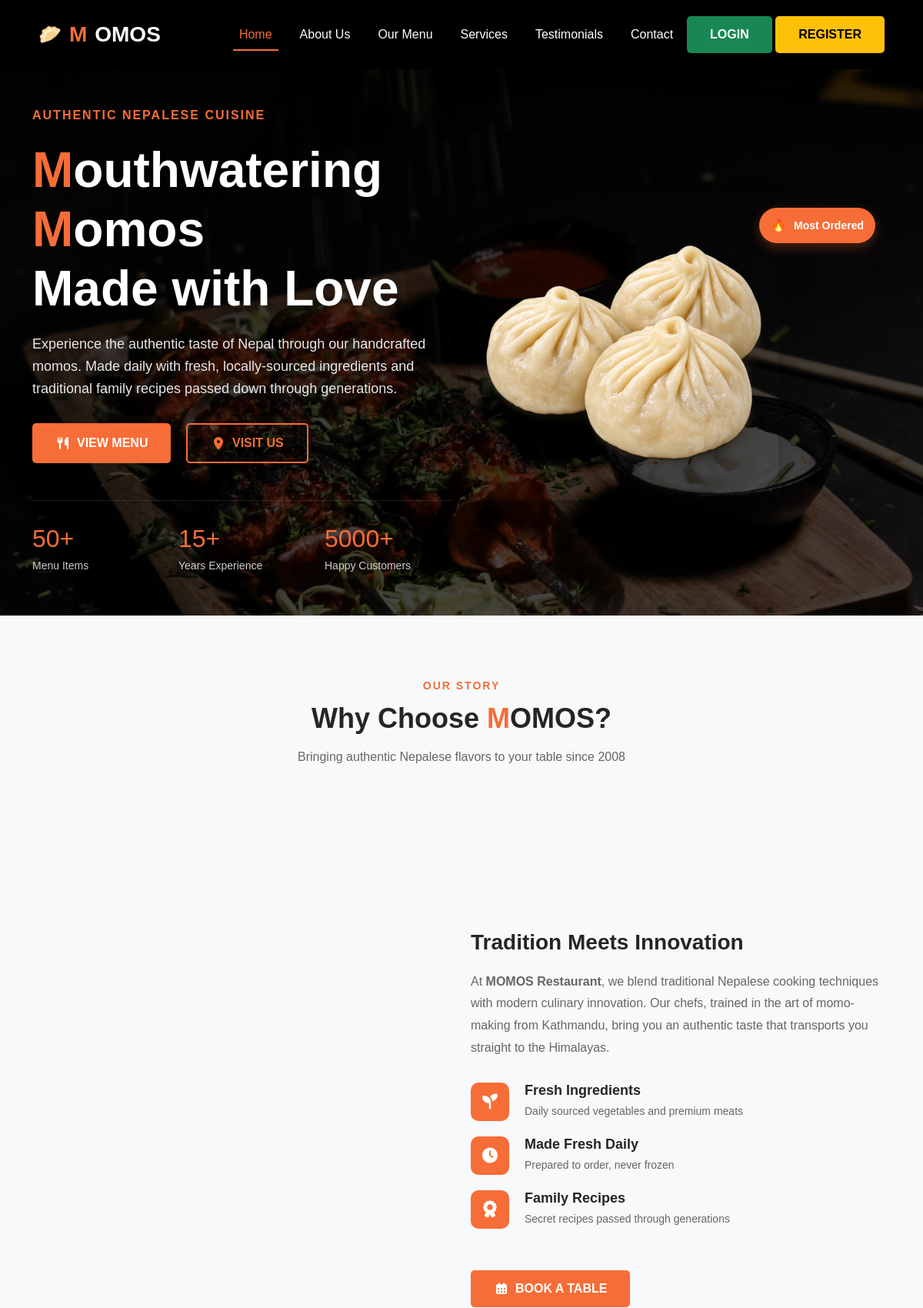
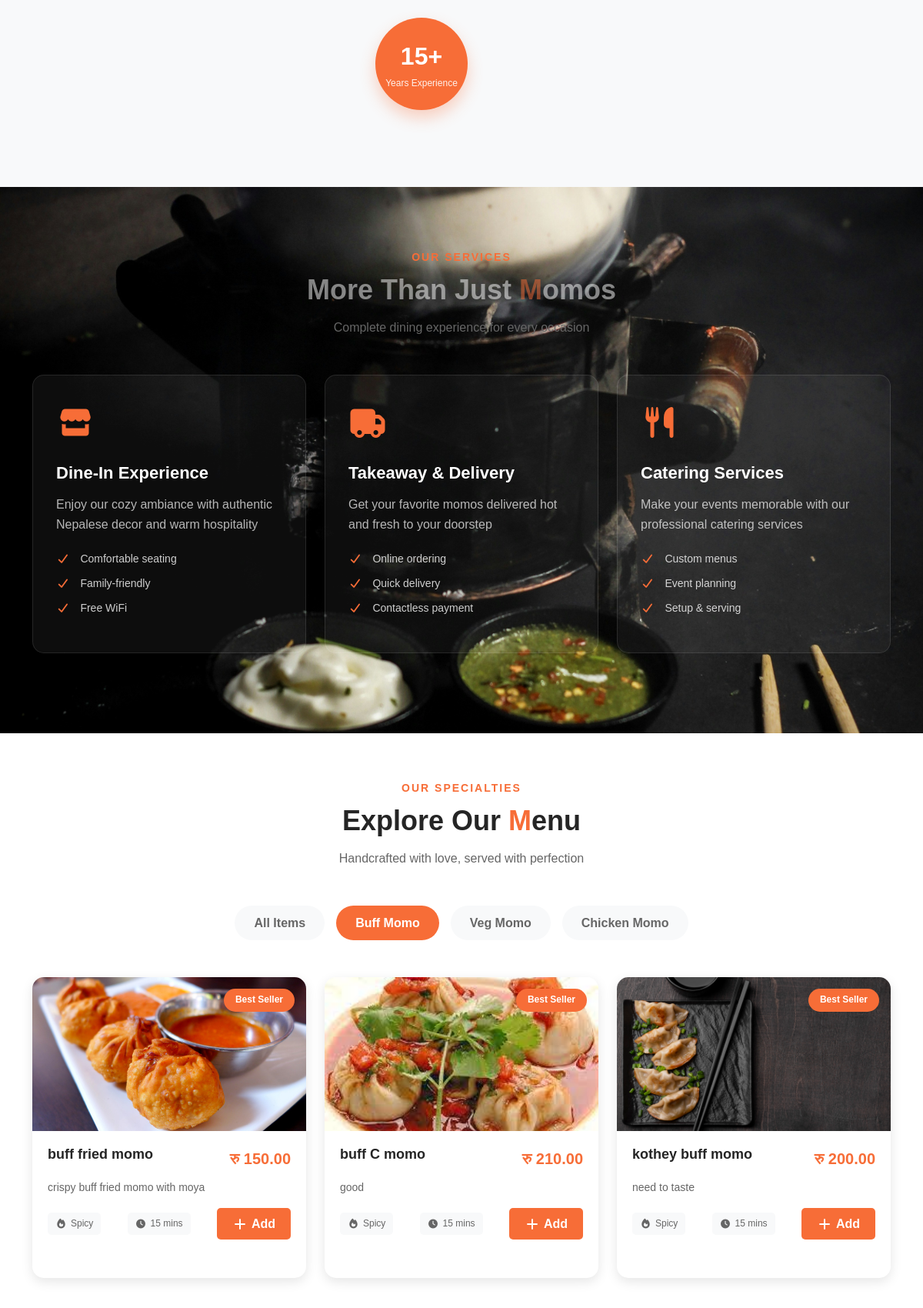
/?category=1 (upper part), run on the app's committed database (2 pictures, top to bottom).
### core/models.py (models this page shows, shortened)
class Category(models.Model):
    title=models.CharField(max_length=200)
    image=models.ImageField(upload_to="category_images",null=True)

class Momo(models.Model):
    name=models.CharField(max_length=200) #buff fried momo
    category=models.ForeignKey(Category, on_delete=models.CASCADE,related_name="items") #buff
    desc=models.TextField()
    price=models.DecimalField(max_digits=8,decimal_places=2)
    image=models.ImageField(upload_to="images")
    is_available=models.BooleanField(default=True)
    created_at=models.DateField(auto_now_add=True)
    update_at=models.DateTimeField(auto_now=True)

### core/views.py (the view, shortened to what this page needs)
# urls.py: path("",index,name="index"),
def index(request):
    category=Category.objects.all()
    cateid=request.GET.get('category') #"2","all"
    if cateid == 'all':
        momo=Momo.objects.filter(is_available=True)
    elif cateid:
        momo=Momo.objects.filter(is_available=True,category=cateid)
    else:
        momo=Momo.objects.filter(is_available=True)
    context={
        'category':category,
        "momo":momo
        }
    return render(request,'core/index.html',context)

### core/current.py (called while the page is built)
def current_time(request):
    return {'date':datetime.now()}

### core/templates/core/index.html (shortened to what this page needs)
{% extends "base.html" %}
{% load static %}
{% block content %}
   <section id="home" class="hero-section">
      <div class="container">
         <div class="row align-items-center">
            <div class="col-lg-6 col-md-12">
               <div class="hero-content">
                  <span class="hero-subtitle" data-aos="zoom-out-down"  data-aos-duration="2000">Authentic Nepalese Cuisine</span>
                  <h1 class="hero-title" data-aos="zoom-in-down"  data-aos-duration="2000">
                     <span class="text-orange">M</span>outhwatering<br>
                     <span class="text-orange">M</span>omos<br>
                     Made with Love
                  </h1>
                  <p class="hero-description">
                     Experience the authentic taste of Nepal through our handcrafted momos. Made daily with fresh,
                     locally-sourced ingredients and traditional family recipes passed down through generations.
                  </p>
                  <div class="hero-buttons">
                     <a href="#menu" class="btn btn-primary" data-aos="zoom-out-down"  data-aos-duration="2000">
                        <i class="fas fa-utensils me-2" ></i>View Menu
                     </a>
                     <a href="#contact" class="btn btn-outline"  data-aos="zoom-out-up"  data-aos-duration="2000">
                        <i class="fas fa-map-marker-alt me-2"></i>Visit Us
                     </a>
                  </div>
                  <div class="hero-stats mt-5">
                     <div class="row">
                        <div class="col-4">
                           <div class="stat-item">
                              <h3>50+</h3>
                              <p>Menu Items</p>
                           </div>
                        </div>
                        <div class="col-4">
                           <div class="stat-item">
                              <h3>15+</h3>
                              <p>Years Experience</p>
                           </div>
                        </div>
                        <div class="col-4">
                           <div class="stat-item">
                              <h3>5000+</h3>
                              <p>Happy Customers</p>
                           </div>
                        </div>
                     </div>
                  </div>
               </div>
            </div>
            <div class="col-lg-6 col-md-12">
               <div class="hero-image">
                  <img src="{% static 'images/mo_mo.png' %}" alt="Delicious momos platter" class="img-fluid">
                  <div class="floating-badge">
                     <span>🔥</span>
                     <small>Most Ordered</small>
                  </div>
               </div>
            </div>
         </div>
      </div>
   </section>
   <section id="about" class="about-section section-padding">
      <div class="container">
         <div class="section-header text-center mb-5">
            <span class="section-subtitle">Our Story</span>
            <h2 class="section-title">Why Choose <span class="text-orange">M</span>OMOS?</h2>
            <p class="section-description">Bringing authentic Nepalese flavors to your table since 2008</p>
         </div>
         <div class="row align-items-center">
            <div class="col-lg-6 col-md-12">
               <div class="about-image-wrapper">
                  <img src="{% static 'images/eating.jpg' %}" data-aos="flip-up"  data-aos-duration="3000" alt="Chef preparing momos" class="about-image img-fluid">
                  <div class="experience-badge">
                     <span>15+</span>
                     <small>Years Experience</small>
                  </div>
               </div>
            </div>
            <div class="col-lg-6 col-md-12">
               <div class="about-content">
                  <h3 class="about-heading">Tradition Meets Innovation</h3>
                  <p class="about-text">
                     At <strong>MOMOS Restaurant</strong>, we blend traditional Nepalese cooking techniques with
                     modern culinary innovation. Our chefs, trained in the art of momo-making from Kathmandu,
                     bring you an authentic taste that transports you straight to the Himalayas.
                  </p>
                  <div class="features-list">
                     <div class="feature-item">
                        <div class="feature-icon">
                           <i class="fas fa-seedling"></i>
                        </div>
                        <div class="feature-content">
                           <h5>Fresh Ingredients</h5>
                           <p>Daily sourced vegetables and premium meats</p>
                        </div>
                     </div>
                     <div class="feature-item">
                        <div class="feature-icon">
                           <i class="fas fa-clock"></i>
                        </div>
                        <div class="feature-content">
                           <h5>Made Fresh Daily</h5>
                           <p>Prepared to order, never frozen</p>
                        </div>
                     </div>
                     <div class="feature-item">
                        <div class="feature-icon">
                           <i class="fas fa-award"></i>
                        </div>
                        <div class="feature-content">
                           <h5>Family Recipes</h5>
                           <p>Secret recipes passed through generations</p>
                        </div>
                     </div>
                  </div>
                  <a href="#contact" class="btn btn-primary mt-4">
                     <i class="fas fa-calendar-alt me-2"></i>Book a Table
                  </a>
               </div>
            </div>
         </div>
      </div>
   </section>
   <section id="services" class="services-section section-padding">
      <div class="container">
         <div class="section-header text-center mb-5">
            <span class="section-subtitle">Our Services</span>
            <h2 class="section-title text-white opacity-50">More Than Just <span class="text-orange">M</span>omos</h2>
            <p class="section-description">Complete dining experience for every occasion</p>
         </div>
         <div class="row">
            <div class="col-lg-4 col-md-6 mb-4">
               <div class="service-card">
                  <div class="service-icon">
                     <i class="fas fa-store"></i>
                  </div>
                  <h3>Dine-In Experience</h3>
                  <p>Enjoy our cozy ambiance with authentic Nepalese decor and warm hospitality</p>
                  <ul class="service-features">
                     <li><i class="fas fa-check"></i> Comfortable seating</li>
                     <li><i class="fas fa-check"></i> Family-friendly</li>
                     <li><i class="fas fa-check"></i> Free WiFi</li>
                  </ul>
               </div>
            </div>
            <div class="col-lg-4 col-md-6 mb-4">
               <div class="service-card">
                  <div class="service-icon">
                     <i class="fas fa-truck"></i>
                  </div>
                  <h3>Takeaway & Delivery</h3>
                  <p>Get your favorite momos delivered hot and fresh to your doorstep</p>
                  <ul class="service-features">
                     <li><i class="fas fa-check"></i> Online ordering</li>
                     <li><i class="fas fa-check"></i> Quick delivery</li>
                     <li><i class="fas fa-check"></i> Contactless payment</li>
                  </ul>
               </div>
            </div>
            <div class="col-lg-4 col-md-6 mb-4">
               <div class="service-card">
                  <div class="service-icon">
                     <i class="fas fa-utensils"></i>
                  </div>
                  <h3>Catering Services</h3>
                  <p>Make your events memorable with our professional catering services</p>
                  <ul class="service-features">
                     <li><i class="fas fa-check"></i> Custom menus</li>
                     <li><i class="fas fa-check"></i> Event planning</li>
                     <li><i class="fas fa-check"></i> Setup & serving</li>
                  </ul>
               </div>
            </div>
         </div>
      </div>
   </section>
   <section id="menu" class="menu-section section-padding" id="menufull">
      <div class="container">
         <div class="section-header text-center mb-5">
            <span class="section-subtitle">Our Specialties</span>
            <h2 class="section-title">Explore Our <span class="text-orange">M</span>enu</h2>
            <p class="section-description">Handcrafted with love, served with perfection</p>
         </div>
         <div class="menu-categories mb-5">
            <a href="?category=all#menu"><button class="category-btn " data-filter="all">All Items</button></a>
            {% for i in category %}
            <a href="?category={{i.id}}#menu"><button class="category-btn {% if request.GET.category == i.id|stringformat:'s' %}
              active
            {% endif %}" >{{i.title}} Momo</button></a>
             {% endfor %}
         </div>
         <div class="row menu-grid">
            {% for i in momo %}
            <div class="col-lg-4 col-md-6 menu-item" data-category="buff">
               <div class="menu-card">
                  <div class="menu-image">
                     <img src="{{i.image.url}}" alt="Buff Steam Momo">
                     <span class="menu-badge">Best Seller</span>
                  </div>
                  <div class="menu-content">
                     <div class="menu-header">
                        <h4>{{i.name}}</h4>
                        <span class="menu-price">रु {{i.price}}</span>
                     </div>
                     <p>{{i.desc}}</p>
                     <div class="menu-footer">
                        <span class="menu-tag"><i class="fas fa-fire"></i> Spicy</span>
                        <span class="menu-tag"><i class="fas fa-clock"></i> 15 mins</span>
                        <button class="add-to-cart" data-item="Buff Steam Momo" data-price="120">
                           <i class="fas fa-plus"></i> Add
                        </button>
                     </div>
                  </div>
               </div>
            </div>
            {% empty %}
            <p class="alert alert-danger text-center">No Item</p>
            {% endfor %}
         </div>
      </div>
   </section>
{% endblock content %}

### data on the page
Category: title "Buff"
Category: title "Veg"
Category: title "Chicken"
Momo: image (picture), name "buff fried momo", price "150.00", desc "crispy buff fried momo with moya"
Momo: image (picture), name "buff C momo", price "210.00", desc "good"
Momo: image (picture), name "kothey buff momo", price "200.00", desc "need to taste"
